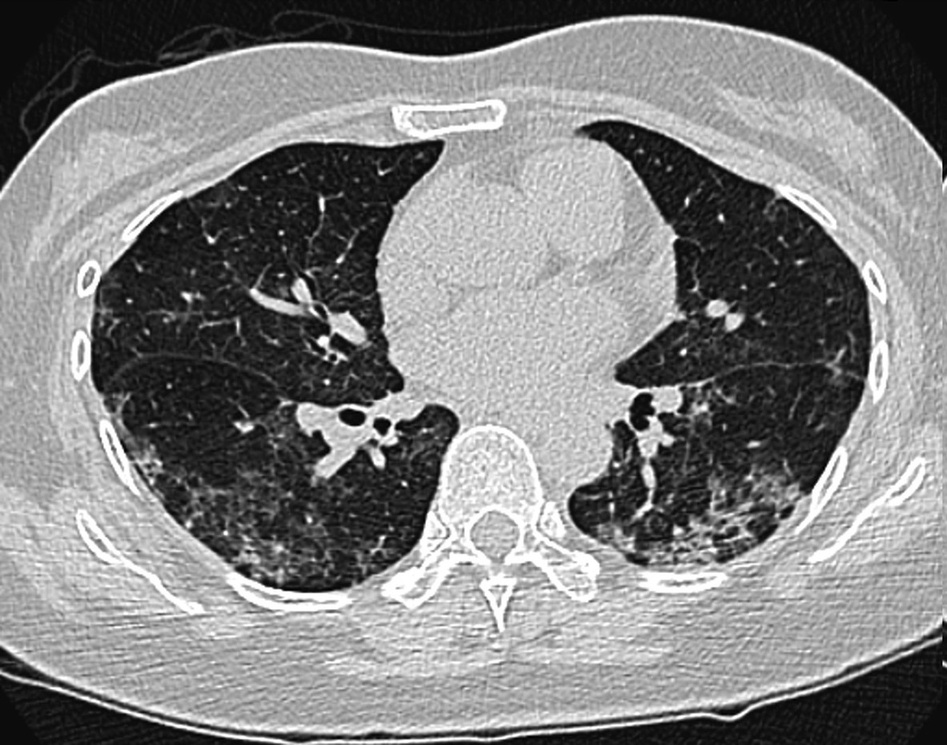
%> input picture Lung Image/20.jpg, 947 x 745 px, shrunk from 1183 x 931 before the run
$ octave Mask.m   (GNU Octave 9; MATLAB toolbox functions it lacks are replaced by stand-ins)
%> lines starting %> are read from the running program, lines starting %| are printed output that depends on the picture; in (x1, y1, x2, y2) boxes, pixels count from 0 and x2, y2 are one past the last pixel; in counts of white or black regions, pixels touching at a corner belong together; the program's own positions count from 1
image=imread('20.jpg');
%> image is the input picture: size 745x947x3 uint8; min 0, max 255, mean 128.6

im = im2single(image);

XY = im(:,:,2);
XZ = squeeze(im(3,:,:));
%> XZ = 947 rows, first 12: [0.0471 0.0471 0.0471; 0.0471 0.0471 0.0471; 0.0471 0.0471 0.0471; 0.0471 0.0471 0.0471; 0.0471 0.0471 0.0471; 0.0471 0.0471 0.0471; 0.0471 0.0471 0.0471; 0.0471 0.0471 0.0471; 0.0471 0.0471 0.0471; 0.0471 0.0471 0.0471; 0.0471 0.0471 0.0471; 0.0471 0.0471 0.0471]

figure
imshow(XY,[],'Border','tight');
imshow(XZ,[],'Border','tight');
BW = XY > 5.098000e-01;
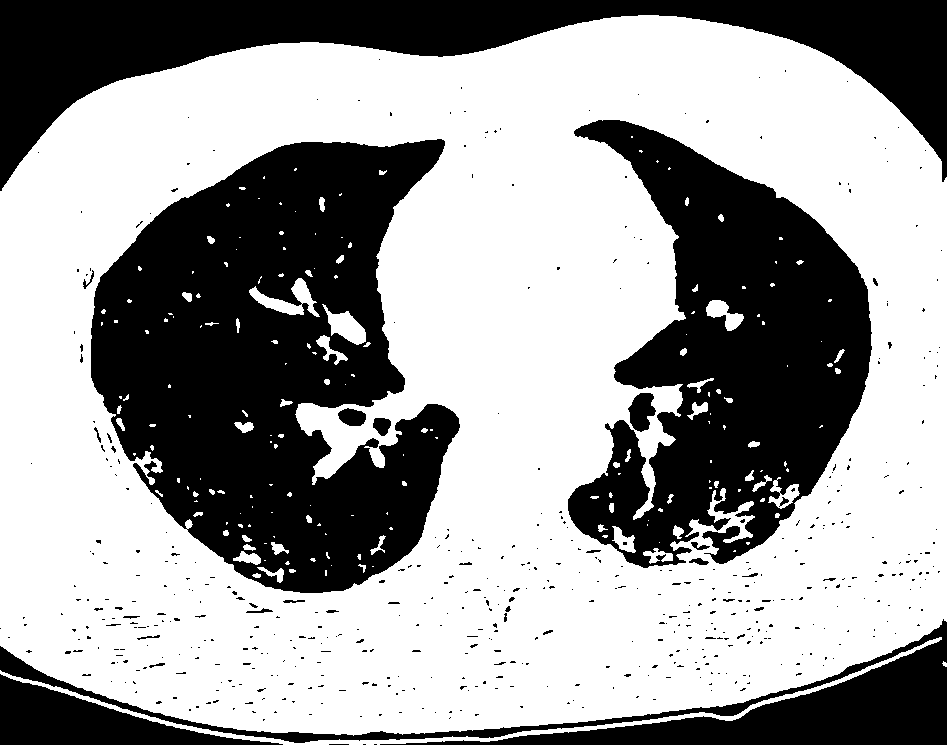
%> BW: size 745x947 logical; 61.3% white; 540 black regions (506 under 20 px), largest, box (x1, y1, x2, y2) and area: (91, 139, 460, 593) 105894, (568, 120, 872, 568) 72628, (0, 0, 947, 191) 56787
BW = imcomplement(BW);
BW = imclearborder(BW);
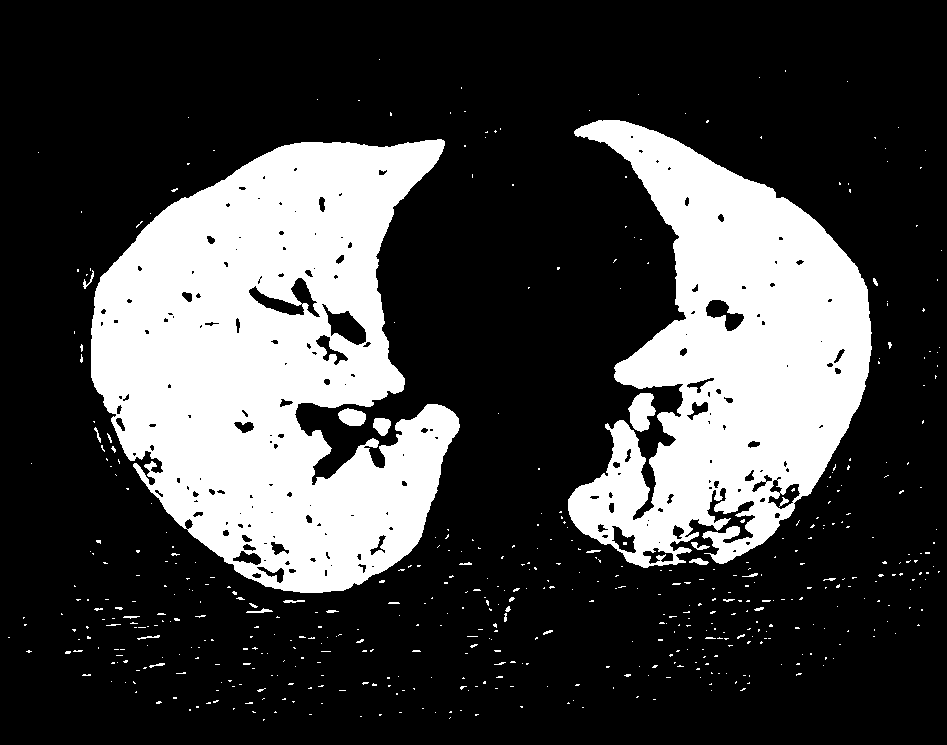
%> BW: size 745x947 logical; 26% white; 533 white regions (503 under 20 px), largest, box (x1, y1, x2, y2) and area: (91, 139, 460, 593) 105894, (568, 120, 872, 568) 72628, (628, 393, 656, 432) 737
BW = imfill(BW, 'holes');
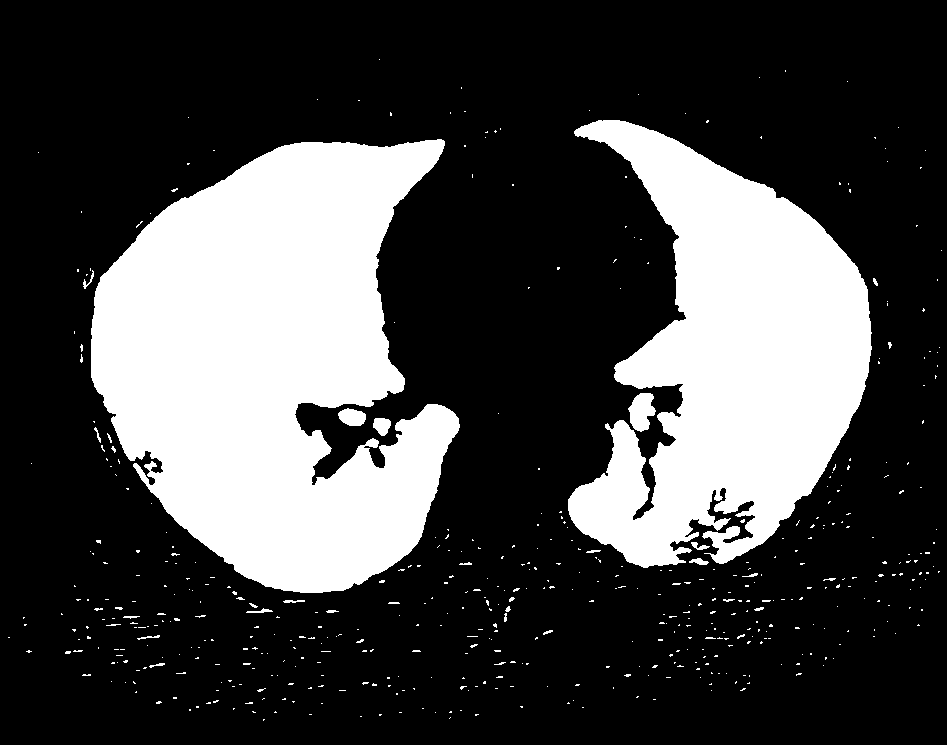
%> BW: size 745x947 logical; 27.1% white; 530 white regions (501 under 20 px), largest, box (x1, y1, x2, y2) and area: (91, 139, 460, 593) 110508, (568, 120, 872, 568) 75655, (628, 393, 656, 432) 737
radius = 3;
decomposition = 0;
se = strel('disk',radius,decomposition);
BW = imerode(BW, se);
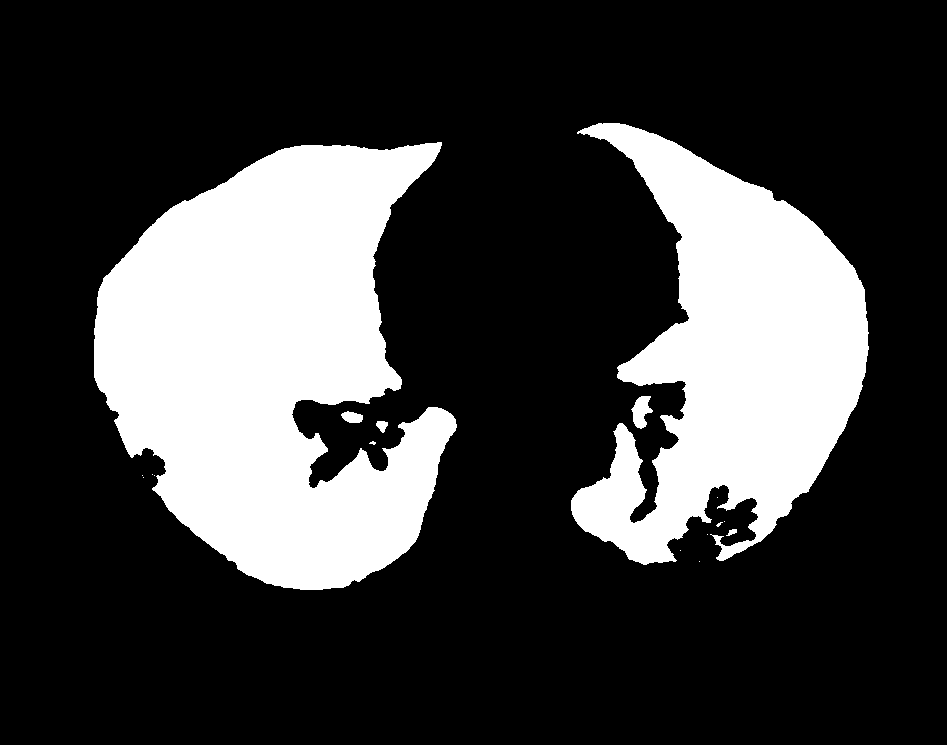
%> BW: size 745x947 logical; 24.7% white; 17 white regions (11 under 20 px), largest, box (x1, y1, x2, y2) and area: (94, 142, 457, 590) 104676, (571, 123, 869, 565) 69060, (631, 396, 653, 429) 434, (341, 411, 363, 423) 193, (376, 421, 388, 433) 96, (726, 529, 737, 536) 44
maskedImageXY = XY;
maskedImageXY(~BW) = 0;
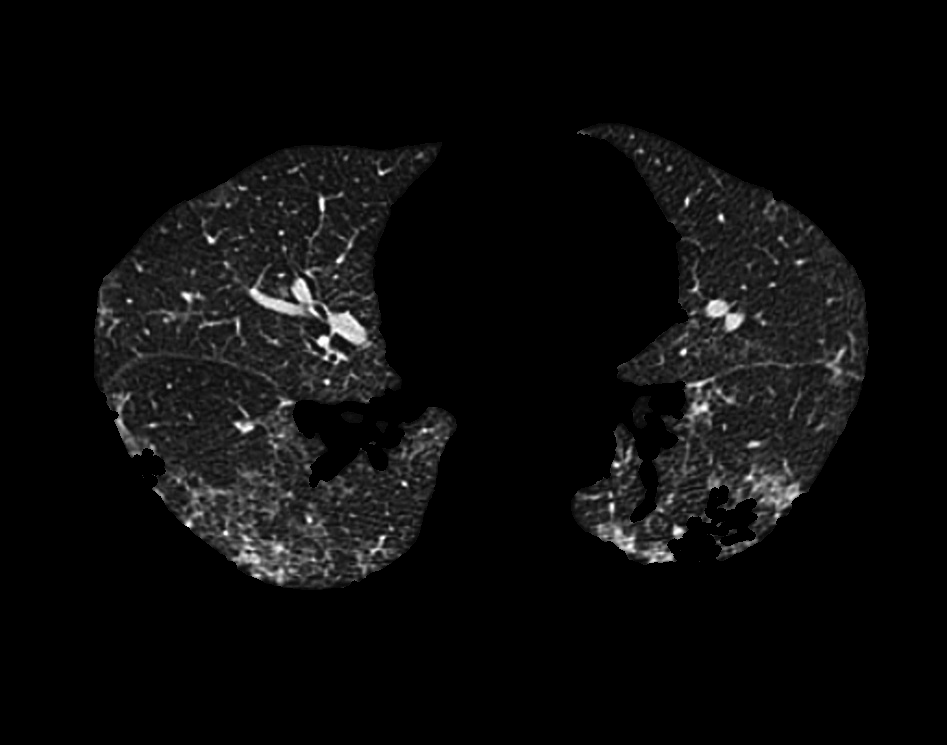
%> maskedImageXY: size 745x947 single; min 0, max 1, mean 0.0461
imshow(maskedImageXY)

$ run again, with Lung Image/14.jpg copied over Lung Image/20.jpg
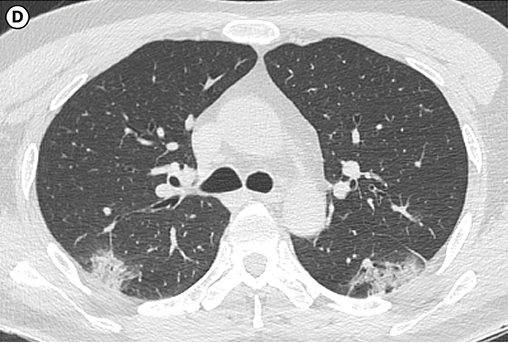
%> input picture Lung Image/14.jpg, 508 x 343 px
%> image is the input picture: size 343x508x3 uint8; mean R, G, B 168.9, 168.9, 168.8
%> XZ = 508 rows, first 12: [0.22 0.22 0.22; 0.212 0.212 0.212; 0.255 0.255 0.255; 0.259 0.259 0.259; 0.259 0.259 0.259; 0.231 0.231 0.231; 0.227 0.227 0.227; 0.243 0.243 0.243; 0.251 0.251 0.251; 0.263 0.263 0.263; 0.247 0.247 0.247; 0.231 0.231 0.231]
%> `BW = XY > 5.098000e-01;`:
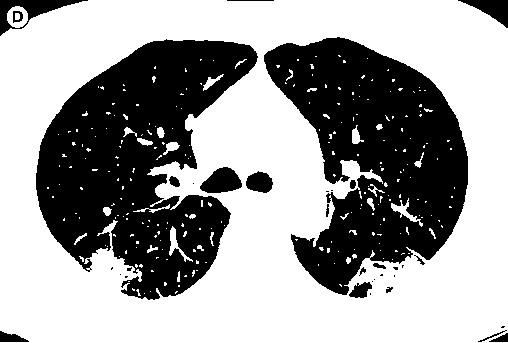
%> BW: size 343x508 logical; 61.8% white; 34 black regions (15 under 20 px), largest, box (x1, y1, x2, y2) and area: (36, 39, 258, 300) 32905, (264, 37, 468, 295) 29848, (0, 0, 88, 36) 1002
%> `maskedImageXY(~BW) = 0;`:
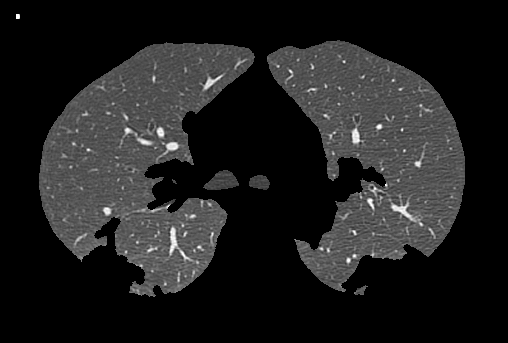
%> maskedImageXY: size 343x508 single; min 0, max 1, mean 0.122

$ run again, with Lung Image/15.jpg copied over Lung Image/20.jpg
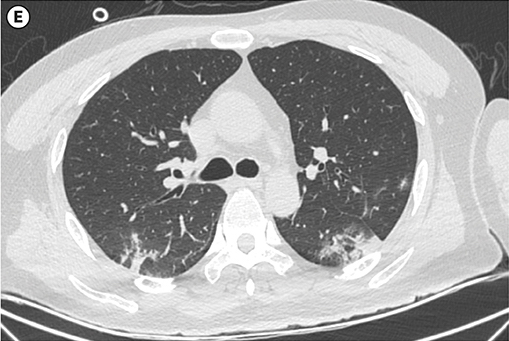
%> input picture Lung Image/15.jpg, 509 x 341 px
%> image is the input picture: size 341x509x3 uint8; mean R, G, B 161.5, 161.5, 161.5
%> XZ = 509 rows, first 12: [0.788 0.788 0.788; 0.184 0.184 0.184; 0.231 0.231 0.231; 0.231 0.231 0.231; 0.247 0.247 0.247; 0.243 0.243 0.243; 0.235 0.235 0.235; 0.235 0.235 0.235; 0.235 0.235 0.235; 0.227 0.227 0.227; 0.251 0.251 0.251; 0.243 0.243 0.243]
%> `BW = XY > 5.098000e-01;`:
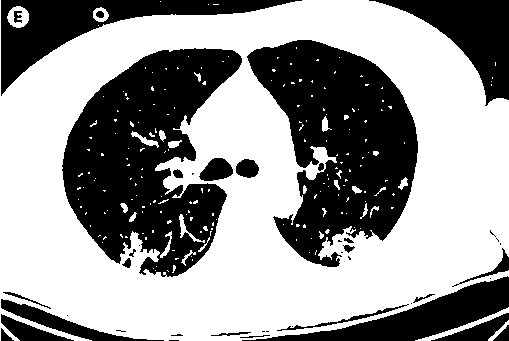
%> BW: size 341x509 logical; 59.2% white; 43 black regions (17 under 20 px), largest, box (x1, y1, x2, y2) and area: (62, 48, 242, 277) 24016, (247, 40, 418, 267) 22435, (1, 0, 302, 96) 7648
%> `maskedImageXY(~BW) = 0;`:
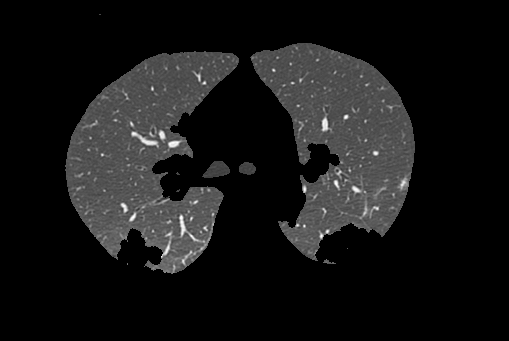
%> maskedImageXY: size 341x509 single; min 0, max 1, mean 0.0875

$ run again, with Lung Image/16.jpg copied over Lung Image/20.jpg
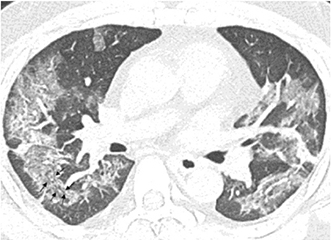
%> input picture Lung Image/16.jpg, 331 x 240 px
%> image is the input picture: size 240x331x3 uint8; min 0, max 255, mean 207.2
%> XZ = 331 rows, first 12: [0.906 0.906 0.906; 0.227 0.227 0.227; 0.184 0.184 0.184; 0.224 0.224 0.224; 0.247 0.247 0.247; 0.267 0.267 0.267; 0.216 0.216 0.216; 0.235 0.235 0.235; 0.267 0.267 0.267; 0.235 0.235 0.235; 0.349 0.349 0.349; 0.541 0.541 0.541]
%> `BW = XY > 5.098000e-01;`:
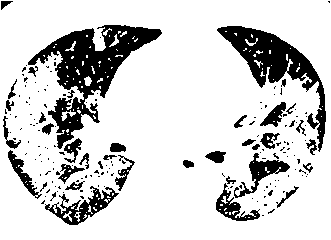
%> BW: size 240x331 logical; 81.9% white; 178 black regions (141 under 20 px), largest, box (x1, y1, x2, y2) and area: (28, 25, 162, 149) 5268, (217, 26, 326, 152) 3449, (45, 186, 119, 225) 915
%> `maskedImageXY(~BW) = 0;`:
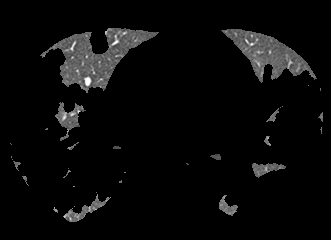
%> maskedImageXY: size 240x331 single; min 0, max 1, mean 0.0382
